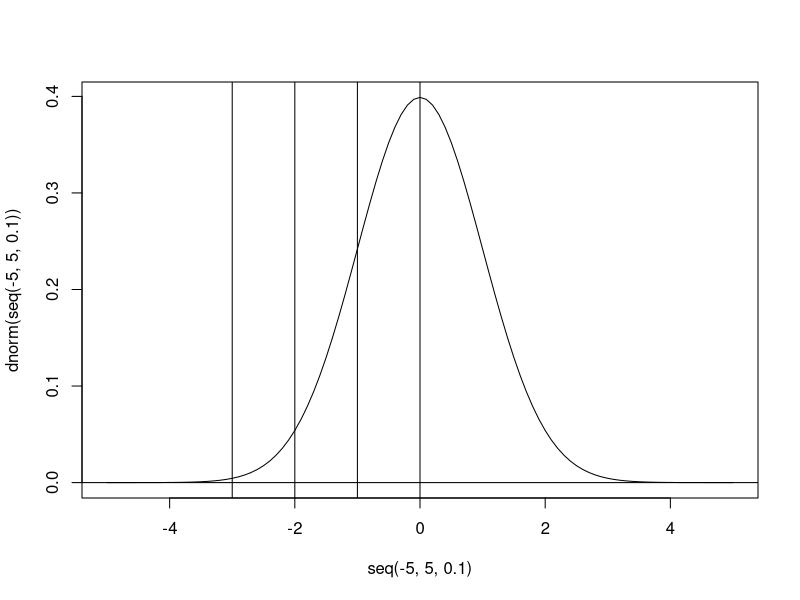
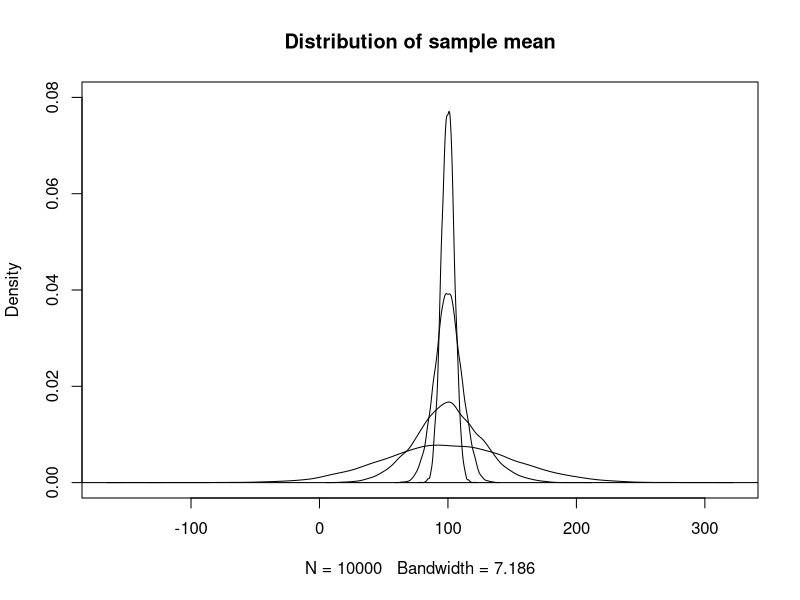
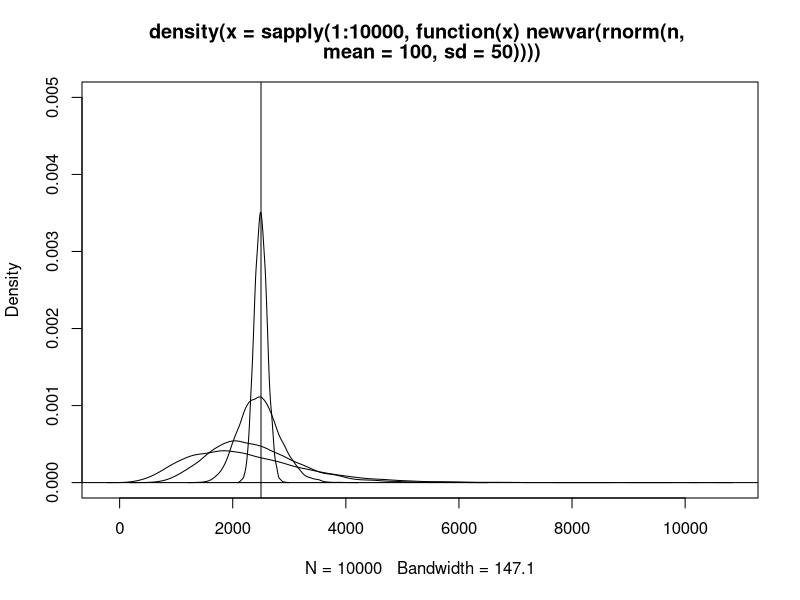
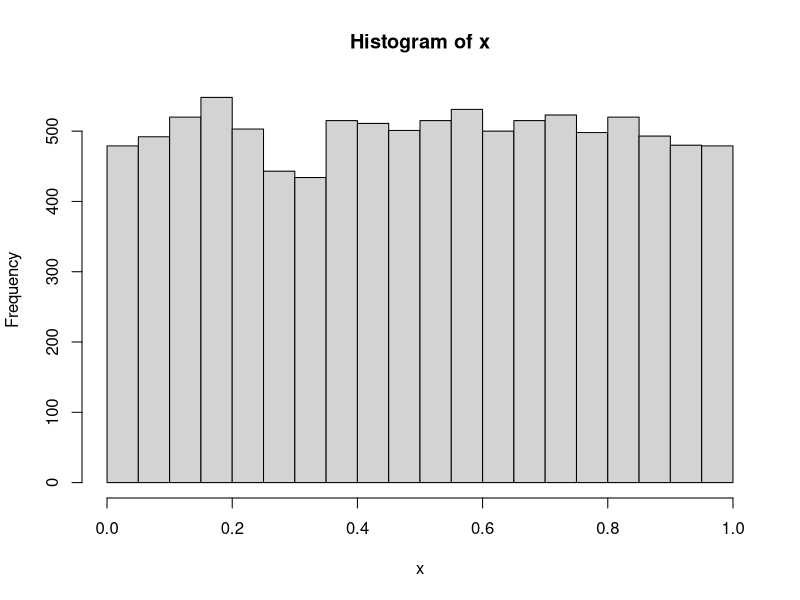
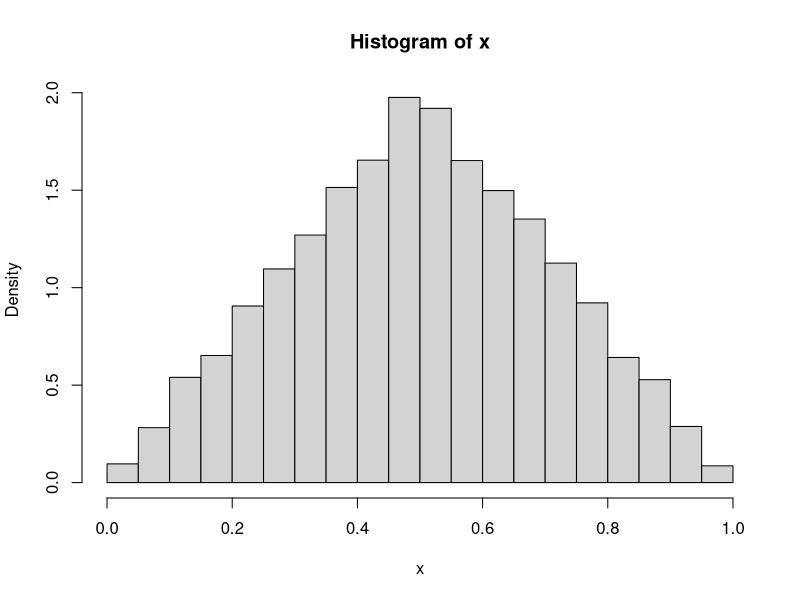
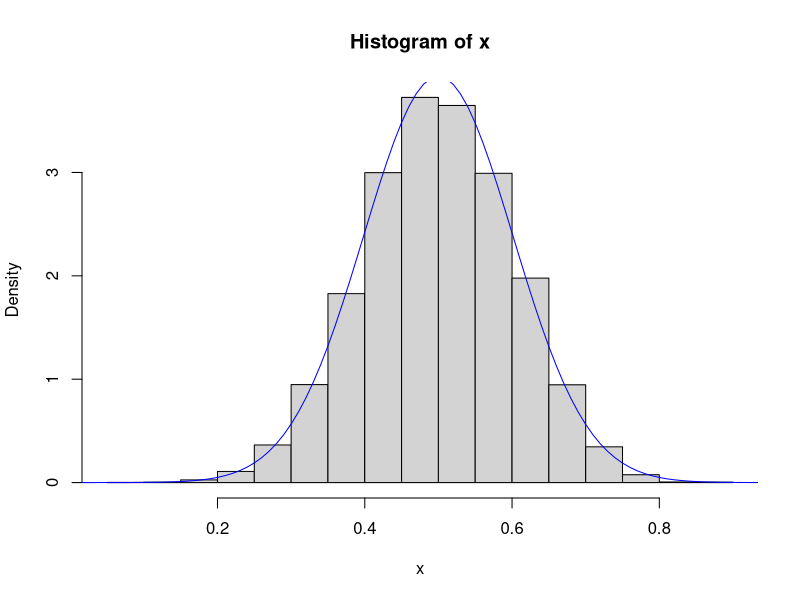

Here is the R script that generated these plots, in order: (Note: this script raises an error after producing the figures.)
# -------------------------------------------------------------------
# Lecture 1: Normal distribution, estimators, sampling distributions of estimators, tests of hypotheses

# Required libraries: --
  rm(list=ls())
  # source("http://thiloklein.de/R/myfunctions.R")
  ls()
# -------------------------------------------------------------------


# --- Standard normal distribution ---------------------------------

# Normal distribution: 68-95-99.7 or six sigma rule
  plot(dnorm(seq(-5,5,.1)) ~ seq(-5,5,.1), type="l")
  abline(h=0, v=c(-3,-2,-1,0))

# What proportion of observations are smaller than 0.83? (p.6)
  pnorm(0.83)

# What proportion of observations are greater than -2.15? (p.7)
  1 - pnorm(-2.15)

# Inverse of SND: F^{-1}(0.03) = ? (p.8)
  qnorm(0.03)

# Inventory example. (p.9ff)
  # What is the probability of a stockout?
  1 - pnorm(20, mean=15, sd=6)
  # If the prob of stockout is to be no more than 5%, what should the reorder point be?
  qnorm(1-0.05, mean=15, sd=6)




# --- Asymptotic properties of estimators (pages 33-35) ----------------

  # Simulate probability distribution of sample mean.
  d = function(n) density( sapply(1:10000, function(x) mean(rnorm(n, mean=100, sd=50))) )
  
  # Plot probability density of sample mean (sample size 1).
  plot( d(1), ylim=c(0,.08), main="Distribution of sample mean")
  abline(h=0)
    
  # Sample size 4, 25, and 100.
  sapply(c(4,25,100), function(x) lines( d(x) ) )




# --- Simulation: Sample variance, unbiased estimators (pages 37-39) ----

# --- PART A: Biased vs unbiased estimator for population variance.

# What's special about n-1 in the equation for the sample standard deviation?
# What would happen if we used n instead?

# Unbiased sample variance with denominator n-1
  var(0:1)

# Biased sample variance with denominator n
  newvar = function(x) 1/length(x) * sum( (x-mean(x))^2 )
  newvar(0:1)

# 1,000 Simulations (sample size 10) and mean of biased vs unbiased sample variance
  s2 = sapply(1:1000, function(x){ 
      sample10 = rnorm(10,mean=0,sd=1)
      c( var(sample10), newvar(sample10) )
    }
  )
  s2.unbiased = s2[1,]; mean(s2.unbiased)
  s2.biased = s2[2,]; mean(s2.biased)
    

# --- PART B: Consistency of the biased variance estimator.

# If the sample size is increased it ceases to matter whether we use n or n-1 in the denominator.
# Simulate distribution of biased sample variance for different sample sizes
  d = function(n) density( sapply(1:10000, function(x) newvar(rnorm(n, mean=100, sd=50))) )
  
  # Sample size 10
  plot(d(10), ylim=c(0,.005)); abline(h=0, v=50^2)
  
  # Sample sizes 20, 100, and 1000
  sapply(c(20,100,1000), function(x) lines(d(x)) )

# In summary, using n gives a biased estimate of the true variance. The smaller the sample size, the greater this
# discrepancy between the unbiased and biased estimator.




# --- Simulation: Central Limit Theorem (page 50) -------------------

# 10,000 draws from a uniform distribution. This is the parent distribution which is obviously non-Normal.
  x = runif(10000)
  hist(x)

# To compute an average, two observations are drawn at random from the parent distribution and averaged. 
# Then another sample of two is drawn and another value average is computed. This process is repeated 10,000 times.
  x = sapply(1:10000, function(x) mean(runif(2)) )
# Distribution of averages of two
  hist(x, freq=F)

# Repeatedly taking eight from the parent distribution and computing averages
  x = sapply(1:10000, function(x) mean(runif(8)) )
  hist(x, freq=F)
# Distribution of the mean approaches a Normal distribution
  lines(x=seq(0,1,.01), y=dnorm(seq(0,1,.01), mean(x), sd(x)), col="blue")




# --- Simulation: Power of a test (pages 67-69) -------------------------

# Define hypothesis test function.
  h.test.A = function(n, mu){ 
    sapply(mu, function(x) abs( mean( rnorm(n, mean=x, sd=1) ) ) > qnorm(0.975)/sqrt(n) )
  }

  h.test.B = function(n, mu){ 
    sapply(n, function(x) abs( mean( rnorm(x, mean=mu, sd=1) ) ) > qnorm(0.975)/sqrt(x) )
  }


# --- PART A: Power of a test and evidence against H0 -------------------

# Set values of sample size and population mean.
  n = 10
  mu = c(0, .05, .1, .2, 1, 2)
# Run simulation for sample size n=10 and population means of 0, .05, .1, .2, 1, and 2.
  data = sapply(1:10000, function(x) h.test(n=n, mu=mu))
# calculate percentage of rejections when null is not true (= power of test).
  rejections = sapply(1:6, function(x) sum(data[x,])/10000)
# To see the test's power, graph the prob of rejecting H0 against the evidence.
  plot(rejections ~ mu, ylab="Prob of rejecting H0", xlab="Evidence against H0", main="Power of test")
  lines(lowess(rejections ~ mu, f=0.5))
  abline(h=0.05)  # horizontal line for size of the test, i.e., Prob(rejecting H0 | H0 true)


# --- PART B: Power of a test and sample size ---------------------------

# Set values of sample size and population mean.
  n = c(10, 100, 1000)
  mu = 0.2
# Run simulation for population mean mu=0.2 and sample size of 10, 100 and 1000. 
  data = sapply(1:10000, function(x) h.test.B(n=n, mu=mu))
# calculate percentage of rejections when null is not true (= power of test).
  rejections = sapply(1:3, function(x) sum(data[x,])/10000)
# To see the test's power, graph the prob of rejecting H0 against the evidence.
  plot(rejections ~ n, ylab="Prob of rejecting H0", xlab="Sample size", main="Power of test")
  lines(lowess(rejections ~ n, f=0.5))

  
  

# -------------------------------------------------------------------
# --- End of Session ------------------------------------------------


